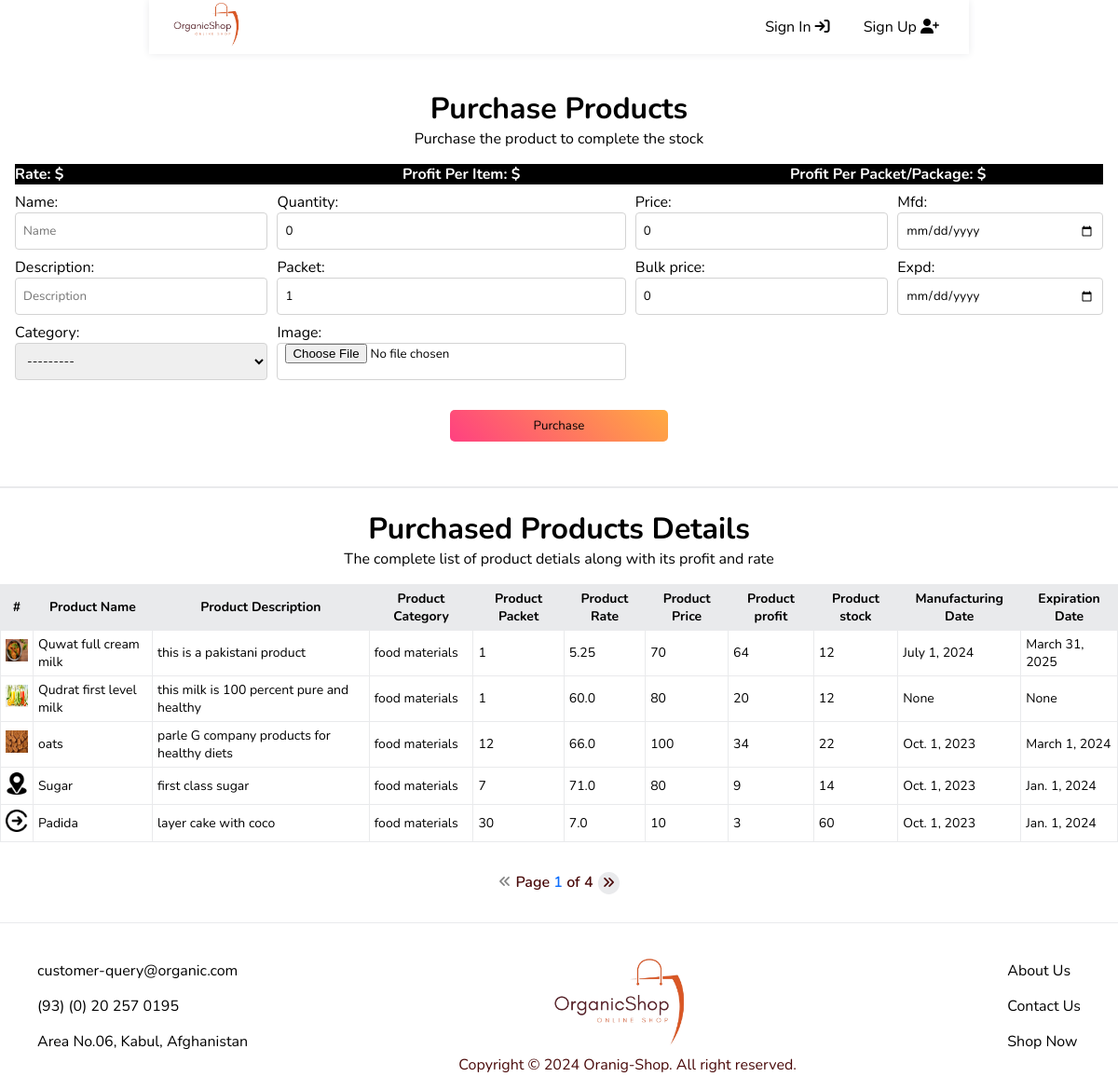
Before: /store/purchase/ with the older database file.
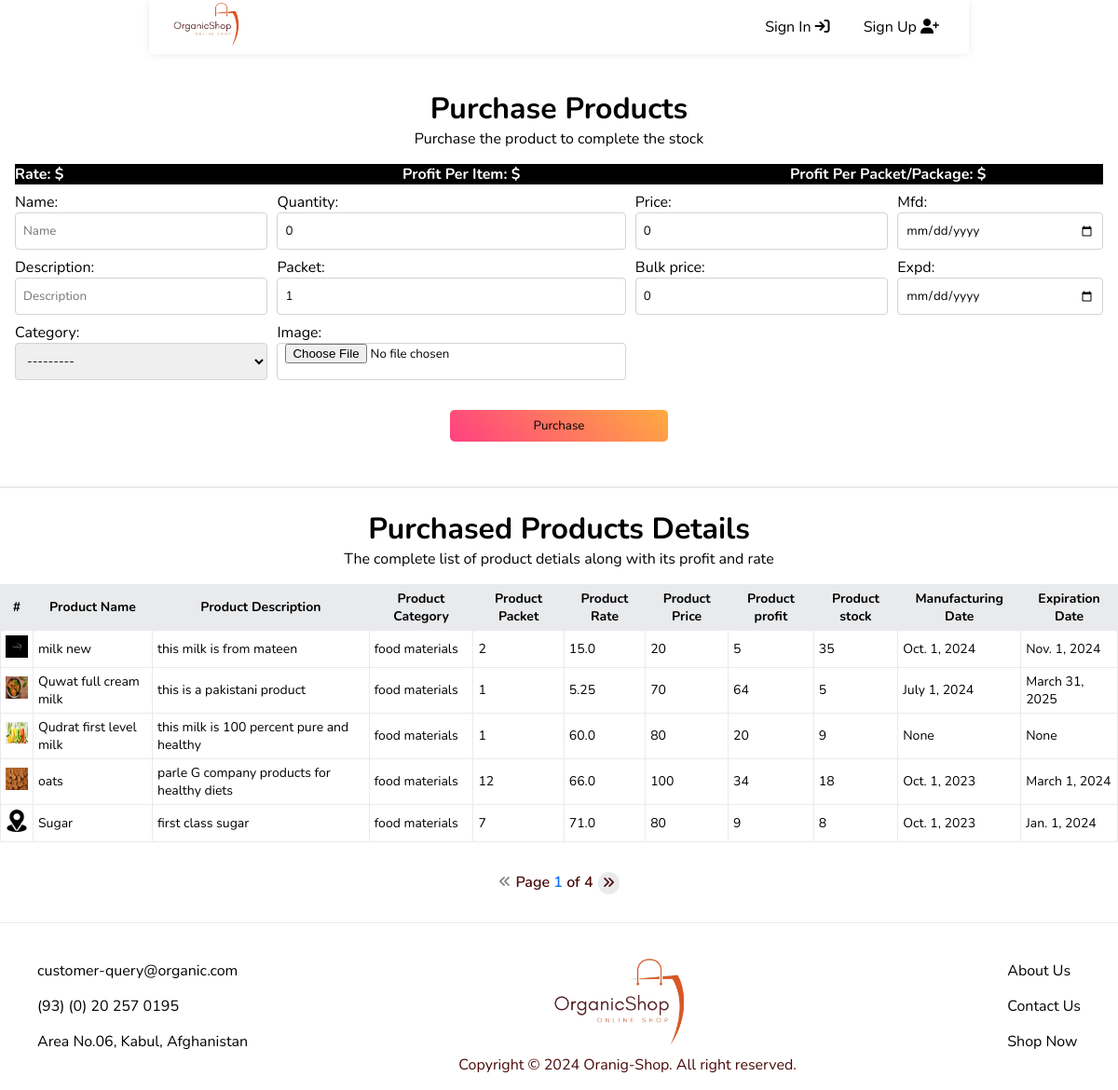
After: the same page with the newer database file.
### store/models.py (models this page shows, shortened)
class Product(models.Model):
    category = models.ForeignKey(Category, on_delete=models.CASCADE)
    user = models.ForeignKey(CustomUser, null=True, on_delete=models.SET_NULL)
    name = models.CharField(max_length=100)
    description = models.CharField(max_length=200)
    price = models.IntegerField(default=0)
    bulk_price = models.IntegerField(default=0)
    quantity = models.IntegerField(default=0)
    rate = models.FloatField(null=True, default=0)
    mfd = models.DateField(null=True, blank=True)
    expd = models.DateField(null=True, blank=True)
    profit = models.IntegerField(null=True,default=0)
    stock = models.IntegerField(null=True,default=0)
    packet = models.IntegerField(default=1)
    image = models.ImageField(default='default.jpg', upload_to='item_images')

class Category(models.Model):
    name = models.CharField(max_length=50)
    description = models.CharField(max_length=200)
    def __str__(self):
        return self.name

### store/views.py (the view, shortened to what this page needs)
# urls.py: path('purchase/', views.purchase, name='purchase'),
def purchase(request):
    purchase_form = PurchaseProductForm()
    product = Product.objects.all().order_by('-id')
    p = Paginator(product, 5 )
    page_number = request.GET.get('page')
    try:
        page_obj = p.get_page(page_number)
    except PageNotAnInteger:
        page_obj = p.page(1)
    except EmptyPage:
        page_obj = p.page(p.num_pages)
    number = []
    for x in range(1, 100,1):
        number.append(x)
    cat = Category.objects.all()
    context = {
        'category':cat,
        'page_obj':page_obj,
        'num':number,
        'form':purchase_form
        }
    return render(request, 'purchase.html', context)

### store/forms.py
class PurchaseProductForm(forms.ModelForm):
    class Meta:
        model = Product
        fields = "__all__"
        exclude = ['user','profit','stock','rate']
        widgets = {
            'mfd':forms.widgets.DateInput(
                attrs={
                    "type": "date",
                }),
            'expd':forms.widgets.DateInput(
                attrs={
                    "type": "date",
                })
        }
    def __init__(self, *args, **kwargs):
        super(PurchaseProductForm, self).__init__(*args, **kwargs)
        for visible in self.visible_fields():
            visible.field.widget.attrs['class']="form-input"
            visible.field.widget.attrs['placeholder']=visible.field.label

### store/templates/purchase.html (shortened to what the changed rows need)
{% extends 'main/base.html' %}
{% load static %}
{% block content %}
<div class="purchase-page">
    <div class="heading">
        <h1 class="title">Purchase Products</h1>
    </div>
</div>
<div class="detail-container">
    <div class="heading">
        <h1 class="title">Purchased Products Details</h1>
    </div>
    <table class="table">
        <thead>
            <th>#</th>
            <th>Product Name</th>
            <th>Product Description</th>
            <th>Product Category</th>
            <th>Product Packet</th>
            <th>Product Rate</th>
            <th>Product Price</th>
            <th>Product profit</th>
            <th>Product stock</th>
            <th>Manufacturing Date</th>
            <th>Expiration Date</th>
        </thead>
        <tbody>
            {% for item in page_obj.object_list %}
            <tr>
                {% if item.image %}
                    <td><img src="{{item.image.url}}" alt="image" width="24px" height="24px"></td>
                {% elif not item.image %}
                    <td><img src="media/item_images/default.png" width="24px" height="24px"></td>
                {% endif %}
                <td>{{item.name}}</td>
                <td>{{item.description}}</td>
                <td>{{item.category}}</td>
                <td>{{item.packet}}</td>
                <td>{{item.rate}}</td>
                <td>{{item.price}}</td>
                <td>{{item.profit}}</td>
                <td>{{item.stock}}</td>
                <td>{{item.mfd}}</td>
                <td>{{item.expd}}</td>
            </tr>
            {% endfor %}
        </tbody>
    </table>
</div>
{% endblock content %}

Changed rows visible on the page:
no longer on this page (row edited): Product: image (picture), name "Padida", description "layer cake with coco", category "food materials", packet "30", rate "7.0", price "10", profit "3", stock "60", mfd "Oct. 1, 2023", expd "Jan. 1, 2024"
added Product: image (picture), name "milk new", description "this milk is from mateen", category "food materials", packet "2", rate "15.0", price "20", profit "5", stock "35", mfd "Oct. 1, 2024", expd "Nov. 1, 2024"
changed Product "Quwat full cream milk": stock "12" → "5"
changed Product "Qudrat first level milk": stock "12" → "9"
changed Product "oats": stock "22" → "18"
changed Product "Sugar": stock "14" → "8"
